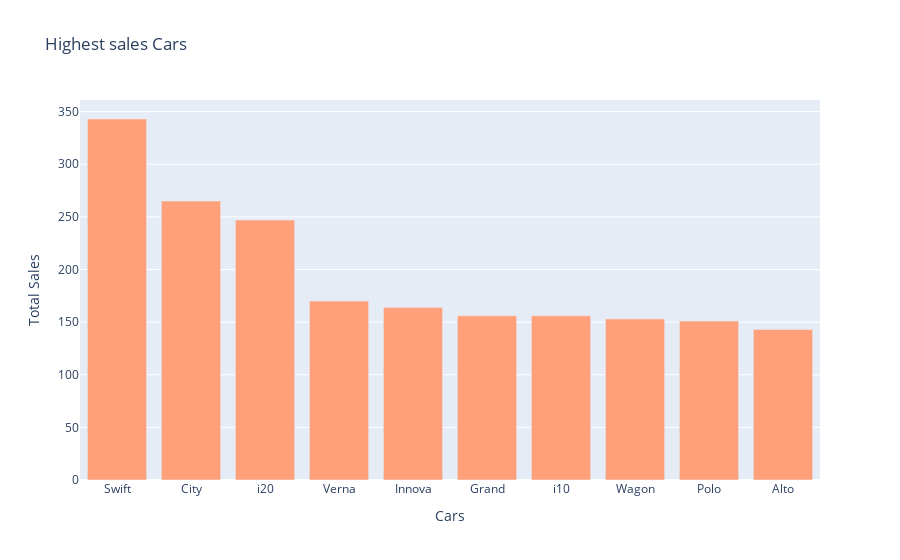

The code cell stored with this chart in its notebook:
### Markdown cell above
#### Uni-variate

### Code cell
## 10 Most saled cars with their heights models
df1= df_try.groupby('Model')['count'].sum().sort_values(ascending=False).head(10).reset_index()
df1
fig=px.bar(x=df1['Model'],y=df1['count'] , title = 'Highest sales Cars ',)
fig.update_xaxes(title='Cars')
fig.update_yaxes(title='Total Sales')
fig.update_traces(marker_color='lightsalmon')
fig

### Figure 1 — Plotly figure (JSON) as saved in the notebook; plotly's stock layout.template omitted (floating-point values rounded to 4 significant figures)
{"data": [{"alignmentgroup": "True", "hovertemplate": "x=%{x}<br>y=%{y}<extra></extra>", "legendgroup": "", "marker": {"color": "lightsalmon", "pattern": {"shape": ""}}, "name": "", "offsetgroup": "", "orientation": "v", "showlegend": false, "textposition": "auto", "type": "bar", "x": ["Swift", "City", "i20", "Verna", "Innova", "Grand", "i10", "Wagon", "Polo", "Alto"], "xaxis": "x", "y": [343, 265, 247, 170, 164, 156, 156, 153, 151, 143], "yaxis": "y"}], "layout": {"barmode": "relative", "legend": {"tracegroupgap": 0}, "title": {"text": "Highest sales Cars "}, "xaxis": {"anchor": "y", "domain": [0, 1], "title": {"text": "Cars"}}, "yaxis": {"anchor": "x", "domain": [0, 1], "title": {"text": "Total Sales"}}}}
